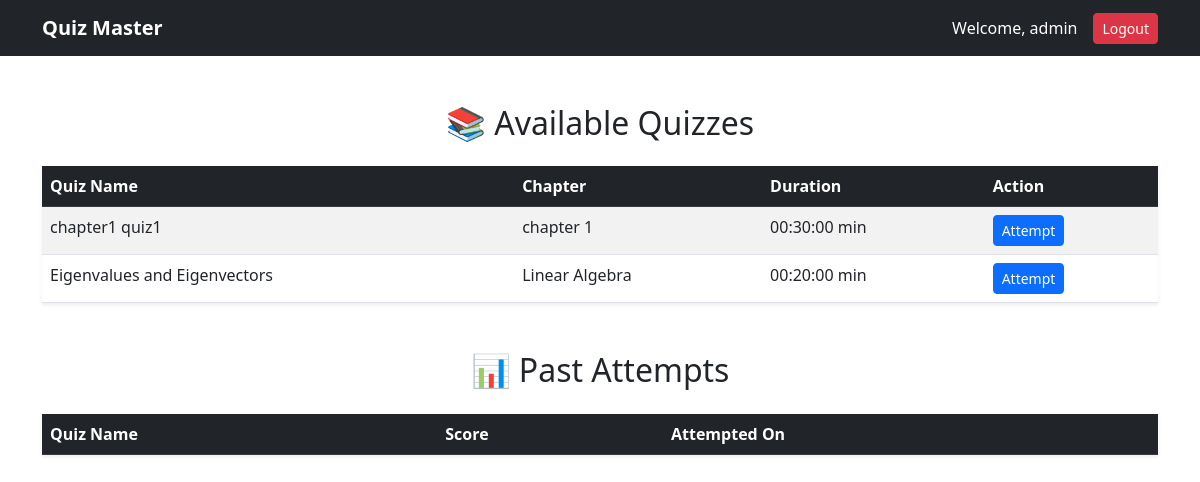
Page /user/dashboard (signed in) on the committed database.
### models/models.py (models this page shows)
class User(db.Model, UserMixin):
    id = db.Column(db.Integer, primary_key=True)
    username = db.Column(db.String(150), unique=True, nullable=False)
    email = db.Column(db.String(150), unique=True, nullable=False)
    password = db.Column(db.String(150), nullable=False)
    full_name = db.Column(db.String(150))
    qualification = db.Column(db.String(150))
    dob = db.Column(db.String(20))
    is_admin = db.Column(db.Boolean, default=False)
    scores = db.relationship("Scores", back_populates="user", overlaps="user_scores,scores")

class Quiz(db.Model):
    id = db.Column(db.Integer, primary_key=True)
    name = db.Column(db.String(255), nullable=False, unique=True)
    description = db.Column(db.Text, nullable=True)
    chapter_id = db.Column(db.Integer, db.ForeignKey("chapter.id", ondelete="CASCADE"), nullable=False)
    date = db.Column(db.Date, nullable=False)
    duration = db.Column(db.Time, nullable=False)
    chapter = db.relationship("Chapter", backref=db.backref("quizzes", cascade="all, delete-orphan"))
    scores = db.relationship("Scores", back_populates="quiz", lazy=True, cascade="all, delete-orphan", overlaps="quiz_scores,scores")

class Chapter(db.Model):
    id = db.Column(db.Integer, primary_key=True)
    name = db.Column(db.String(100), nullable=False)
    description = db.Column(db.Text, nullable=True)
    subject_id = db.Column(db.Integer, db.ForeignKey('subject.id', ondelete="CASCADE"), nullable=False)
    __table_args__ = (db.UniqueConstraint("name", "subject_id", name="uq_chapter_name_subject"),)
    subject = db.relationship("Subject", backref=db.backref("chapters", cascade="all, delete-orphan"))

### controllers/user_routes.py (the view)
@user_blueprint.route("/dashboard")
@login_required
def user_dashboard():
    quizzes = Quiz.query.all()
    user_attempts = (
        db.session.query(Scores, Quiz)
        .join(Quiz, Scores.quiz_id == Quiz.id)
        .filter(Scores.user_id == current_user.id)
        .order_by(Scores.id.desc())  # Latest first
        .all()
    )
    return render_template("user_dashboard.html", quizzes=quizzes, user_attempts=user_attempts)

### app.py (called while the page is built)
@app.context_processor
def inject_user():
    return dict(current_user=current_user)

@login_manager.user_loader
def load_user(user_id):
    return User.query.get(int(user_id))

### templates/user_dashboard.html (shortened to what this page needs)
<!DOCTYPE html>
<html lang="en">
<head>
    <link href="https://cdn.jsdelivr.net/npm/bootstrap@5.3.0/dist/css/bootstrap.min.css" rel="stylesheet">
</head>
<body class="bg-white text-dark">
    <nav class="navbar navbar-expand-lg navbar-dark bg-dark">
        <div class="container">
            <a class="navbar-brand fw-bold" href="{{ url_for('user.user_dashboard') }}">Quiz Master</a>
            <div class="ms-auto d-flex align-items-center">
                <span class="text-white me-3">Welcome, {{ current_user.username }}</span>
                <a href="{{ url_for('auth.logout') }}" class="btn btn-danger btn-sm">Logout</a>
            </div>
        </div>
    </nav>
    <div class="container my-5">
        <h2 class="text-center text mb-4">📚 Available Quizzes</h2>
        <table class="table table-striped shadow-sm">
            <thead class="table-dark">
                <tr>
                    <th>Quiz Name</th>
                    <th>Chapter</th>
                    <th>Duration</th>
                    <th>Action</th>
                </tr>
            </thead>
            <tbody>
                {% for quiz in quizzes %}
                <tr>
                    <td>{{ quiz.name }}</td>
                    <td>{{ quiz.chapter.name }}</td>
                    <td>{{ quiz.duration }} min</td>
                    <td>
                        <a href="{{ url_for('user.attempt_quiz', quiz_id=quiz.id) }}" class="btn btn-primary btn-sm">Attempt</a>
                    </td>
                </tr>
                {% endfor %}
            </tbody>
        </table>
    </div>
    <div class="container my-5">
        <h2 class="text-center text mb-4">📊 Past Attempts</h2>
        <table class="table table-striped shadow-sm">
            <thead class="table-dark">
                <tr>
                    <th>Quiz Name</th>
                    <th>Score</th>
                    <th>Attempted On</th>
                </tr>
            </thead>
        </table>
    </div>
</body>
</html>

### rows in the picture
User: username "admin"
Quiz: name "chapter1 quiz1", chapter.name "chapter 1", duration "00:30:00"
Quiz: name "Eigenvalues and Eigenvectors", chapter.name "Linear Algebra", duration "00:20:00"
